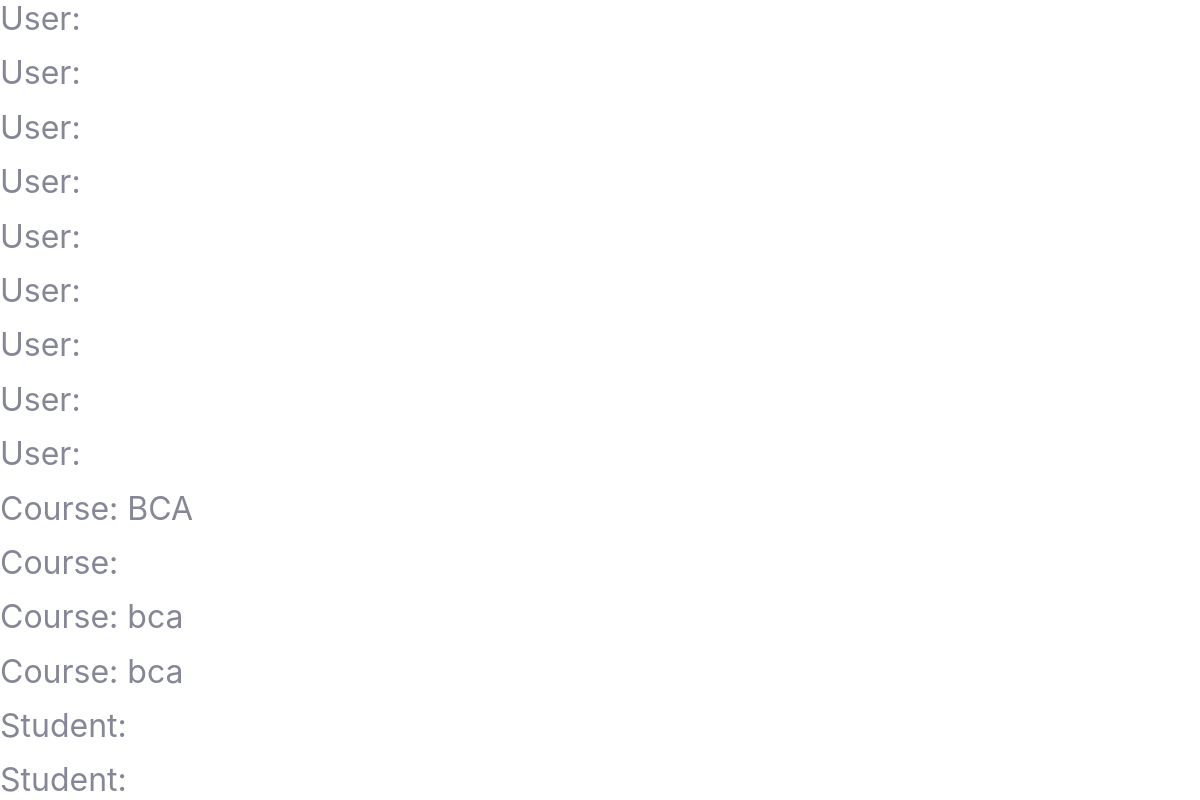
/admin/search.php, run on the app's committed database.
### tables this page shows
CREATE TABLE `register` (
  `id` int(11) NOT NULL,
  `address` varchar(50) NOT NULL,
  `name` varchar(255) NOT NULL,
  `username` varchar(50) NOT NULL,
  `email` varchar(50) NOT NULL,
  `password` varchar(50) NOT NULL,
  `usertype` varchar(20) NOT NULL,
  `dob` varchar(20) NOT NULL,
  `gender` varchar(10) NOT NULL,
  `phone` int(10) NOT NULL,
  `code` text NOT NULL
);

CREATE TABLE `dept_category` (
  `id` int(10) NOT NULL,
  `name` varchar(100) NOT NULL,
  `description` varchar(100) NOT NULL,
  `department` varchar(255) NOT NULL,
  `image` varchar(100) NOT NULL,
  `subject_id` int(11) NOT NULL,
  `faculty_id` int(11) NOT NULL
);

CREATE TABLE `student` (
  `id` int(11) NOT NULL,
  `name` varchar(255) NOT NULL,
  `address` varchar(255) NOT NULL,
  `email` varchar(255) NOT NULL,
  `phone` int(10) NOT NULL,
  `dob` varchar(10) NOT NULL,
  `image` varchar(255) NOT NULL,
  `course_id` int(11) NOT NULL,
  `doj` datetime NOT NULL,
  `fees` int(11) NOT NULL,
  `balance` int(11) NOT NULL,
  `delete_status` int(11) NOT NULL
);

### admin/search.php (the view, shortened to what this page needs)
<?php
include '../admin/dbconfig.php';
$searchTerm = isset($_GET['q']) ? $_GET['q'] : '';
$results = [];
$sql = "SELECT 'user' AS type, id, name AS title, email AS content FROM register WHERE name LIKE ? OR email LIKE ?";
$stmt = $conn->prepare($sql);
$searchTermLike = "%$searchTerm%";
$stmt->bind_param("ss", $searchTermLike, $searchTermLike);
$stmt->execute();
$result = $stmt->get_result();
while ($row = $result->fetch_assoc()) {
    $results[] = $row;
}
$sql = "SELECT 'course' AS type, id, name, department FROM dept_category WHERE name LIKE ? OR department LIKE ?";
$stmt = $conn->prepare($sql);
$stmt->bind_param("ss", $searchTermLike, $searchTermLike);
$stmt->execute();
$result = $stmt->get_result();
while ($row = $result->fetch_assoc()) {
    $results[] = $row;
}
$sql = "SELECT 'student' AS type, id, name AS content FROM student WHERE name LIKE ?";
$stmt = $conn->prepare($sql);
$stmt->bind_param("s", $searchTermLike);
$stmt->execute();
$result = $stmt->get_result();
while ($row = $result->fetch_assoc()) {
    $results[] = $row;
}
foreach ($results as $result) {
    echo "<div>";
    echo "<h2>" . ucfirst($result['type']) . ": " . $result['name'] . "</h2>";
    echo "</div>";
}
?>

### data on the page
register: type "User"
register: type "User"
register: type "User"
register: type "User"
register: type "User"
register: type "User"
register: type "User"
register: type "User"
register: type "User"
dept_category: type "Course", name "BCA"
dept_category: type "Course"
dept_category: type "Course", name "bca"
dept_category: type "Course", name "bca"
student: type "Student"
student: type "Student"
